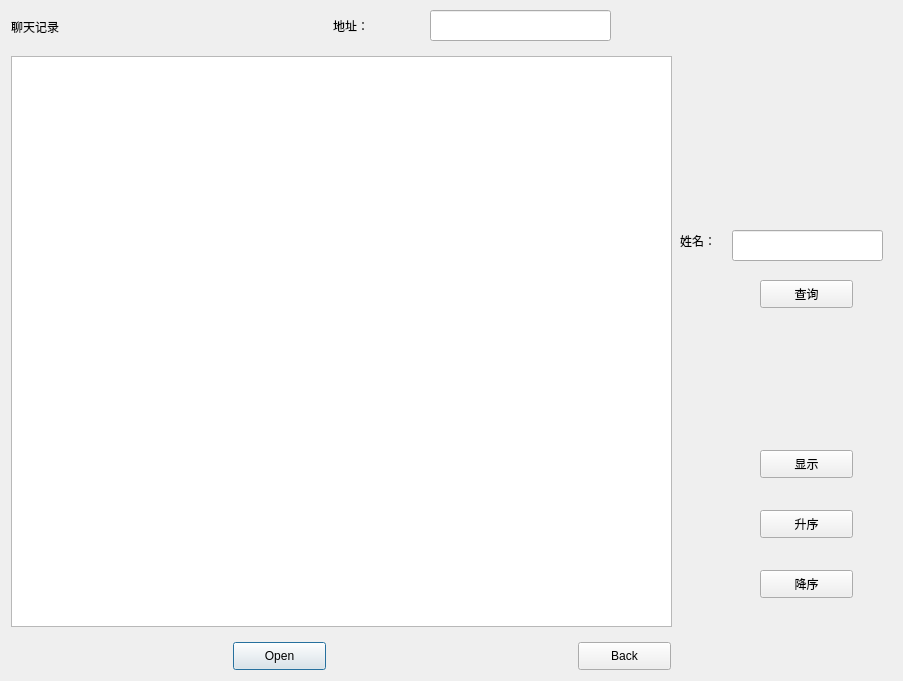
<?xml version="1.0" encoding="UTF-8"?>
<ui version="4.0">
 <class>ChatDetail</class>
 <widget class="QDialog" name="ChatDetail">
  <property name="geometry">
   <rect>
    <x>0</x>
    <y>0</y>
    <width>903</width>
    <height>681</height>
   </rect>
  </property>
  <property name="windowTitle">
   <string>Dialog</string>
  </property>
  <widget class="QTableView" name="tableView">
   <property name="geometry">
    <rect>
     <x>11</x>
     <y>56</y>
     <width>661</width>
     <height>571</height>
    </rect>
   </property>
  </widget>
  <widget class="QPushButton" name="pushButtonOpen">
   <property name="geometry">
    <rect>
     <x>233</x>
     <y>642</y>
     <width>93</width>
     <height>28</height>
    </rect>
   </property>
   <property name="text">
    <string>Open</string>
   </property>
  </widget>
  <widget class="QPushButton" name="pushButtonBack">
   <property name="geometry">
    <rect>
     <x>578</x>
     <y>642</y>
     <width>93</width>
     <height>28</height>
    </rect>
   </property>
   <property name="text">
    <string>Back</string>
   </property>
  </widget>
  <widget class="QLabel" name="label">
   <property name="geometry">
    <rect>
     <x>11</x>
     <y>11</y>
     <width>132</width>
     <height>31</height>
    </rect>
   </property>
   <property name="styleSheet">
    <string notr="true">font: 20pt &quot;Arial&quot;;</string>
   </property>
   <property name="text">
    <string>聊天记录</string>
   </property>
  </widget>
  <widget class="QLineEdit" name="lineEditIP">
   <property name="geometry">
    <rect>
     <x>430</x>
     <y>10</y>
     <width>181</width>
     <height>31</height>
    </rect>
   </property>
  </widget>
  <widget class="QLabel" name="labelIP">
   <property name="geometry">
    <rect>
     <x>333</x>
     <y>10</y>
     <width>99</width>
     <height>31</height>
    </rect>
   </property>
   <property name="styleSheet">
    <string notr="true">font: 20pt &quot;Arial&quot;;</string>
   </property>
   <property name="text">
    <string>地址：</string>
   </property>
  </widget>
  <widget class="QLineEdit" name="lineEditName">
   <property name="geometry">
    <rect>
     <x>732</x>
     <y>230</y>
     <width>151</width>
     <height>31</height>
    </rect>
   </property>
  </widget>
  <widget class="QLabel" name="labelName">
   <property name="geometry">
    <rect>
     <x>680</x>
     <y>230</y>
     <width>41</width>
     <height>21</height>
    </rect>
   </property>
   <property name="text">
    <string>姓名：</string>
   </property>
  </widget>
  <widget class="QPushButton" name="pushButtonSelect">
   <property name="geometry">
    <rect>
     <x>760</x>
     <y>280</y>
     <width>93</width>
     <height>28</height>
    </rect>
   </property>
   <property name="text">
    <string>查询</string>
   </property>
  </widget>
  <widget class="QPushButton" name="pushButtonUp">
   <property name="geometry">
    <rect>
     <x>760</x>
     <y>510</y>
     <width>93</width>
     <height>28</height>
    </rect>
   </property>
   <property name="text">
    <string>升序</string>
   </property>
  </widget>
  <widget class="QPushButton" name="pushButtonDown">
   <property name="geometry">
    <rect>
     <x>760</x>
     <y>570</y>
     <width>93</width>
     <height>28</height>
    </rect>
   </property>
   <property name="text">
    <string>降序</string>
   </property>
  </widget>
  <widget class="QPushButton" name="pushButton">
   <property name="geometry">
    <rect>
     <x>760</x>
     <y>450</y>
     <width>93</width>
     <height>28</height>
    </rect>
   </property>
   <property name="text">
    <string>显示</string>
   </property>
  </widget>
 </widget>
 <resources/>
 <connections/>
</ui>
